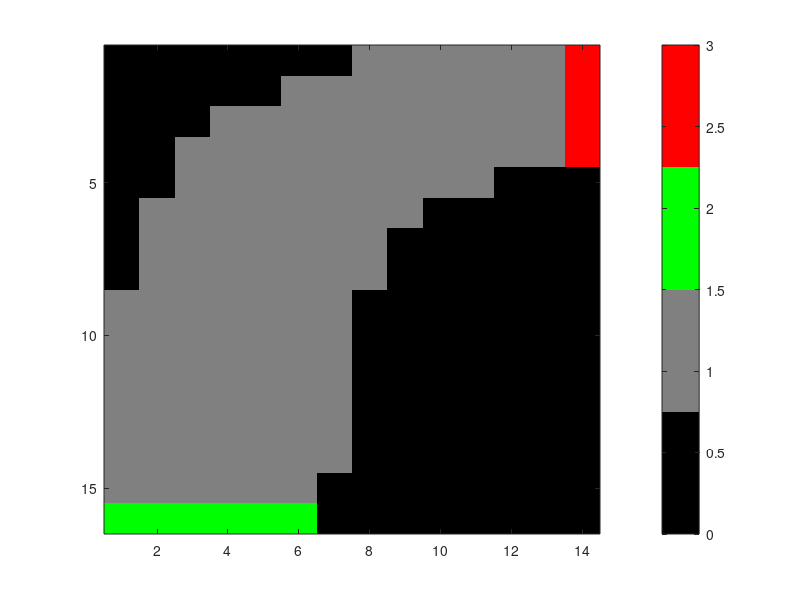

Reproduce this figure in MATLAB.

gridSize = 16*14;
roadGrid = zeros(16, 14);
leftBounds  = [8, 6, 4, 3, 3, 2, 2, 2, 1, 1, 1, 1, 1, 1, 1];
rightBounds = [13, 13, 13, 13, 11, 9, 8, 8, 7, 7, 7, 7, 7, 7, 6];
for row = 1:15
    roadGrid(row, leftBounds(row):rightBounds(row)) = 1;
end
roadGrid(1:4, 14) = 3;
roadGrid(16, 1:6) = 2;
imagesc(roadGrid)
colormap([0 0 0; 0.5 0.5 0.5; 0 1 0; 1 0 0])
colorbar
